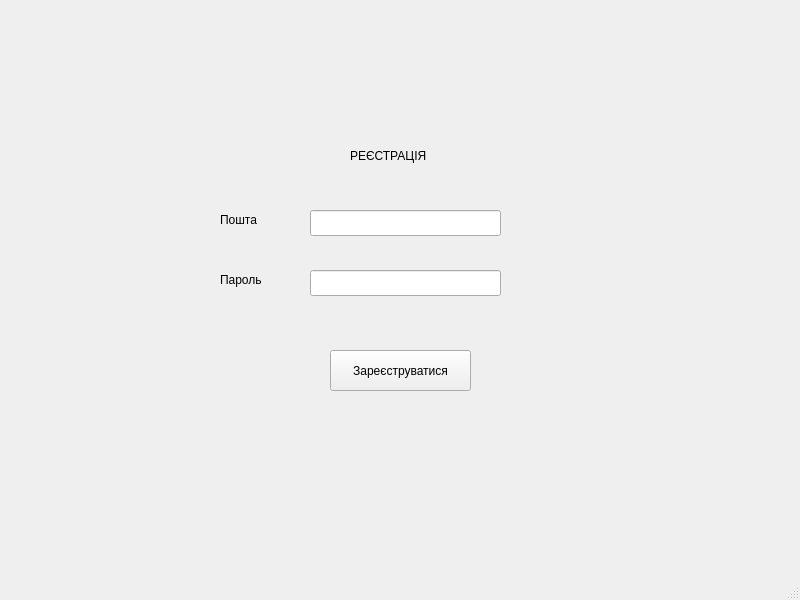
<?xml version="1.0" encoding="UTF-8"?>
<ui version="4.0">
 <class>RegisterWindow</class>
 <widget class="QMainWindow" name="RegisterWindow">
  <property name="geometry">
   <rect>
    <x>0</x>
    <y>0</y>
    <width>800</width>
    <height>600</height>
   </rect>
  </property>
  <property name="windowTitle">
   <string>MainWindow</string>
  </property>
  <widget class="QWidget" name="centralwidget">
   <widget class="QLineEdit" name="passwordEdit">
    <property name="geometry">
     <rect>
      <x>310</x>
      <y>270</y>
      <width>191</width>
      <height>26</height>
     </rect>
    </property>
   </widget>
   <widget class="QLabel" name="label">
    <property name="geometry">
     <rect>
      <x>350</x>
      <y>130</y>
      <width>101</width>
      <height>51</height>
     </rect>
    </property>
    <property name="text">
     <string>РЕЄСТРАЦІЯ</string>
    </property>
   </widget>
   <widget class="QLabel" name="label_2">
    <property name="geometry">
     <rect>
      <x>220</x>
      <y>210</y>
      <width>63</width>
      <height>20</height>
     </rect>
    </property>
    <property name="text">
     <string>Пошта</string>
    </property>
   </widget>
   <widget class="QLabel" name="label_3">
    <property name="geometry">
     <rect>
      <x>220</x>
      <y>270</y>
      <width>63</width>
      <height>20</height>
     </rect>
    </property>
    <property name="text">
     <string>Пароль</string>
    </property>
   </widget>
   <widget class="QPushButton" name="acceptButton">
    <property name="geometry">
     <rect>
      <x>330</x>
      <y>350</y>
      <width>141</width>
      <height>41</height>
     </rect>
    </property>
    <property name="text">
     <string>Зареєструватися</string>
    </property>
   </widget>
   <widget class="QLineEdit" name="idEdit">
    <property name="geometry">
     <rect>
      <x>310</x>
      <y>210</y>
      <width>191</width>
      <height>26</height>
     </rect>
    </property>
   </widget>
  </widget>
  <widget class="QMenuBar" name="menubar">
   <property name="geometry">
    <rect>
     <x>0</x>
     <y>0</y>
     <width>800</width>
     <height>26</height>
    </rect>
   </property>
  </widget>
  <widget class="QStatusBar" name="statusbar"/>
 </widget>
 <resources/>
 <connections/>
</ui>
